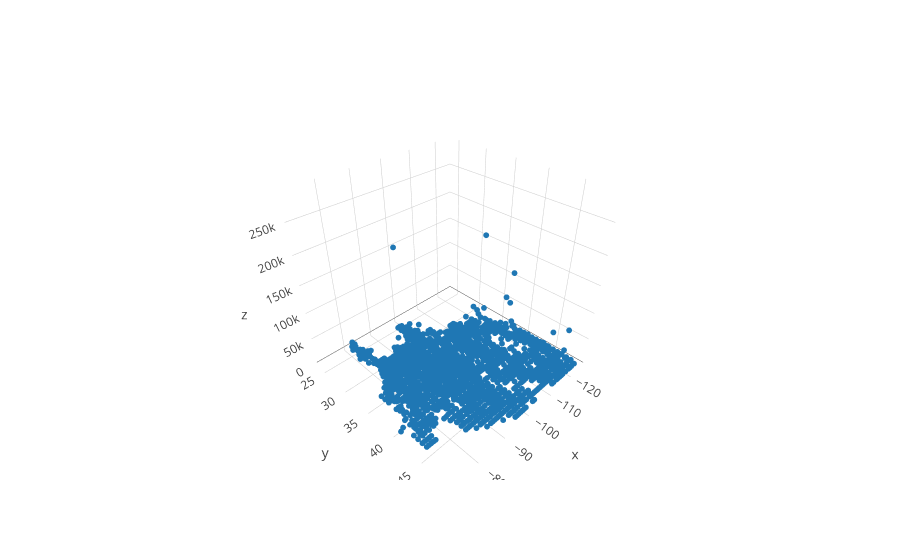

This figure's notebook cell:
### Markdown cell above
We're interested in modeling the spatial dynamics of donations to political campaigns. Below, we see the number of donations to Hilary Clinton in the most recent election cycle. We have divided the map of the U.S. into a partial grid.

### Code cell
X_grid_fec = np.genfromtxt('fec_data/X_grid.csv', delimiter = ',')
fec_counts = np.genfromtxt('fec_data/y_hillary.csv', delimiter = ',')
obs_idx_fec = np.genfromtxt('fec_data/obs_idx.csv', delimiter = ',', dtype = np.int32)
trace_fec_counts = go.Scatter3d(x = X_grid_fec[obs_idx_fec,1], y = X_grid_fec[obs_idx_fec,0],
                                z=fec_counts, mode = 'markers', marker=dict(size = 2,))
iplot([trace_fec_counts])

### Figure 1 — Plotly figure (JSON) as saved in the notebook; plotly's stock layout.template omitted (floating-point values rounded to 4 significant figures; data arrays with more than 128 entries replaced by an {"elided": "..."} marker saying what was removed)
{"data": [{"marker": {"size": 2}, "mode": "markers", "type": "scatter3d", "x": {"elided": "1341 float values"}, "y": {"elided": "1341 float values"}, "z": {"elided": "1341 int values"}}], "layout": {}}
